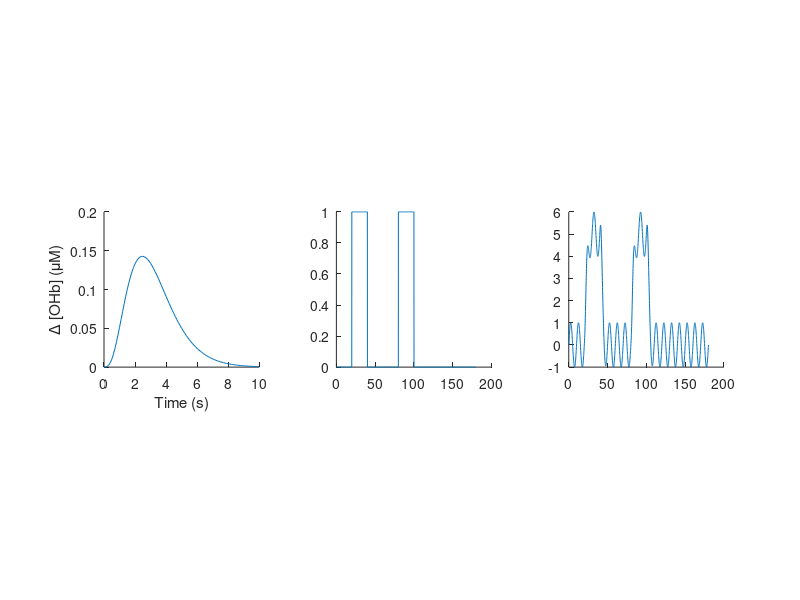

MATLAB code to generate this figure: (Note: this script raises an error after producing the figure.)
%% Clean
close all
clear all



%% Hemodynamic impulse response
Fs      = 10;
dur     = 10; % sec
xh       = 0:(1/Fs):dur; % sec
a		= 4.30; % peak time 4.5 s after stim, shape
b		= 0.75; % scale
beta	= 0.5;
sigma	= 1;
H       = beta*gampdf(xh,a,b);

%% Convolution with stimulus block
Fs      = 10;
dur     = 180; % sec
xx       = 0:(1/Fs):dur; % sec
N		= length(xx);
xx		= xx(1:N);
X		= zeros(N,1);
X((20*Fs:40*Fs))	= 1;
X((80*Fs:100*Fs))	= 1;
C       = conv(X,H);
C       = C(1:N);

%% Sinusoid noise
s = 1*sin(2*pi*0.1*xx)';
C = C + s;

%% Convolution size parameters
u = X;
v = H;
m = length(u);
n = length(v);
o = m+n-1;

%% Graph
figure(666)
subplot(131)
plot(xh,H)
xlabel('Time (s)');
ylabel('\Delta [OHb] (\muM)');
axis square
box off

subplot(132)
plot(xx,X);
axis square
box off

subplot(133)
plot(xx,C);
axis square
box off

drawnow
%% Data
y					= C+sigma*randn(size(C));
Fs					= 10;
dur					= 180; % sec
dataStruct.y		= y;
dataStruct.T		= xx;
dataStruct.u		= X; % stimulus  block
dataStruct.Ntotal	= length(y);
dataStruct.m		= length(X);
dataStruct.n		= length(H);
dataStruct.o		= m+n-1;

%% INTIALIZE THE CHAINS
nChains		= 3;
initsStruct = struct([]);
for ii = 1:nChains
	initsStruct(ii).sigma		= sigma;
	initsStruct(ii).a			= a;
	initsStruct(ii).b			= b;
	initsStruct(ii).beta		= beta;
end

%% RUN THE CHAINS
parameters		= {'b','a','sigma','beta','wn'}; % The parameter(s) to be monitored.
burnInSteps		= 1000;		% Number of steps to 'burn-in' the samplers.
numSavedSteps	= 1000;		% Total number of steps in chains to save.
thinSteps		= 1;		% Number of steps to 'thin' (1=keep every step).
nIter			= ceil((numSavedSteps*thinSteps )/nChains); % Steps per chain.
doparallel		= 1; % do not use parallelization
if doparallel
	isOpen = matlabpool('size') > 0;
	if ~isOpen
		matlabpool open
	end
end
fprintf( 'Running JAGS...\n' );
% [samples, stats, structArray] = matjags( ...
% 	tic
model = 'model_hemo.txt';
[samples,stats,structArray] = pa_matjags(...
	dataStruct,...                     % Observed data
	fullfile(pwd, model), ...			% File that contains model definition
	initsStruct,...                    % Initial values for latent variables
	'doparallel',doparallel, ...      % Parallelization flag
	'nchains',nChains,...              % Number of MCMC chains
	'nburnin',burnInSteps,...          % Number of burnin steps
	'nsamples',nIter,...				% Number of samples to extract
	'thin',thinSteps,...              % Thinning parameter
	'monitorparams',parameters, ...    % List of latent variables to monitor
	'savejagsoutput',1,...          % Save command line output produced by JAGS?
	'verbosity',0,...               % 0=do not produce any output; 1=minimal text output; 2=maximum text output
	'cleanup',0);                    % clean up of temporary files?


%%
b		= samples.b;
a		= samples.a;
sigma	= samples.sigma;
beta	= samples.beta;
pred	= samples.wn; % posterior predictive

[m,n,o] = size(pred);
pred	= reshape(pred,m*n,o);

figure(1)
subplot(131)
plot(b');

subplot(132)
plot(a');

subplot(133)
plot(sigma');

%%
b		= b(:);
a		= a(:);
sigma	= sigma(:);
beta	= beta(:);

figure(2)
subplot(221)
plotPost(b,'showMode',true);
xlabel('b');

subplot(222)
plotPost(a,'showMode',true);
xlabel('a');

subplot(223)
plotPost(sigma,'showMode',true);
xlabel('sigma');

subplot(224)
plotPost(beta);
xlabel('beta');

%%
figure(3)
subplot(221)
plot(a,b,'k.');
axis square
box off
set(gca,'TickDir','out');
xlim([0.8*min(a) 1.2*max(a)]);
ylim([0.8*min(b) 1.2*max(b)]);

subplot(222)
plot(a,beta,'k.');
axis square
box off
set(gca,'TickDir','out');
xlim([0.8*min(a) 1.2*max(a)]);
ylim([0.8*min(beta) 1.2*max(beta)]);

subplot(223)
plot(b,beta,'k.');
axis square
box off
set(gca,'TickDir','out');
xlim([0.8*min(b) 1.2*max(b)]);
ylim([0.8*min(beta) 1.2*max(beta)]);

subplot(224)
plot(a,sigma,'k.');
axis square
box off
set(gca,'TickDir','out');
xlim([0.8*min(a) 1.2*max(a)]);
ylim([0.8*min(sigma) 1.2*max(sigma)]);
%%
x       = 0:(1/Fs):dur; % sec
figure(4)
plot(x,y,'k-','LineWidth',2)

hold on
for idx = 1:numSavedSteps
	hpred   = beta(idx)*gampdf(x,a(idx),b(idx));
	ypred       = conv(X,hpred);
	ypred       = ypred(1:N);
	plot(x,ypred,'k-','Color',[.7 .7 .7]);
end
axis square
box off
set(gca,'TickDir','out');
